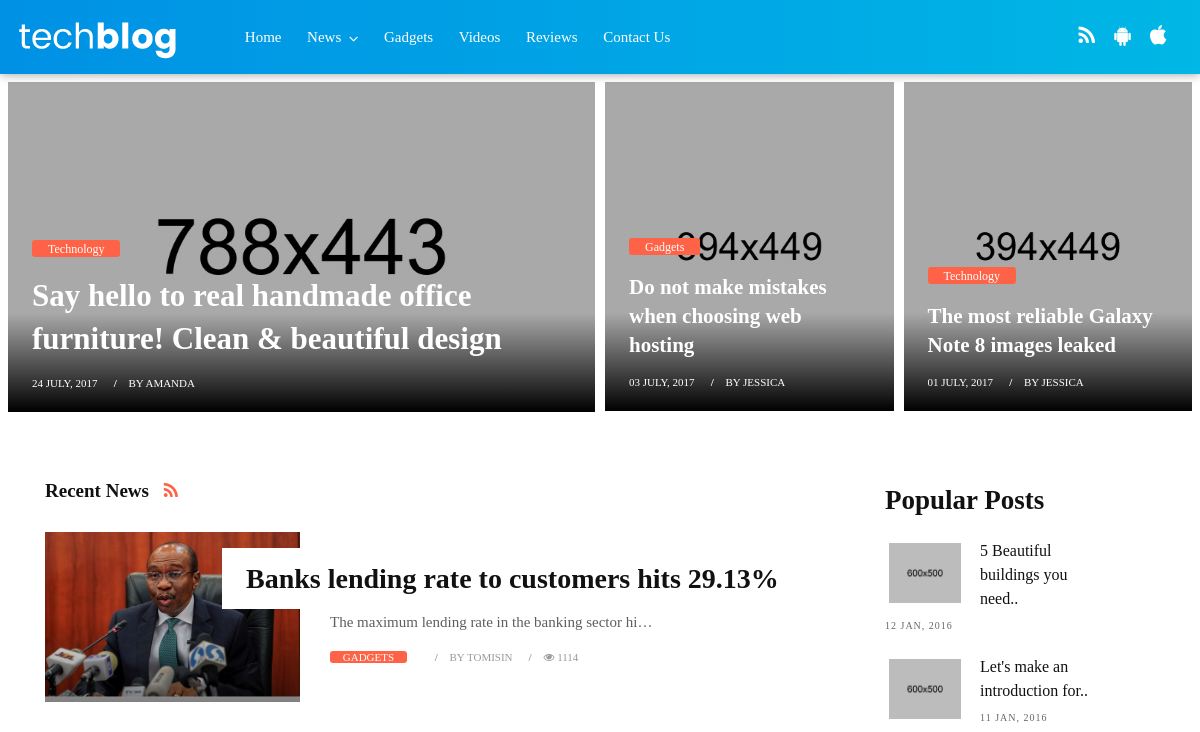
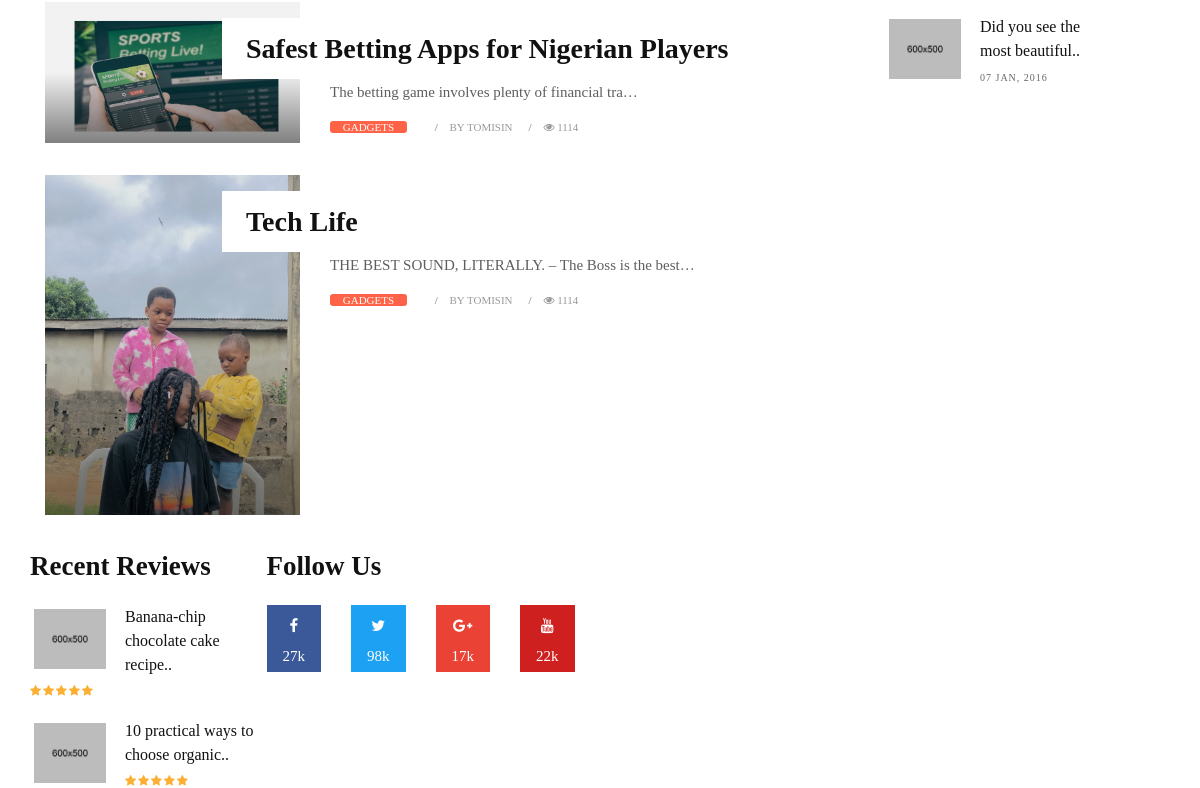
/ (upper part), run on an earlier commit of the app's database (2 pictures, top to bottom).
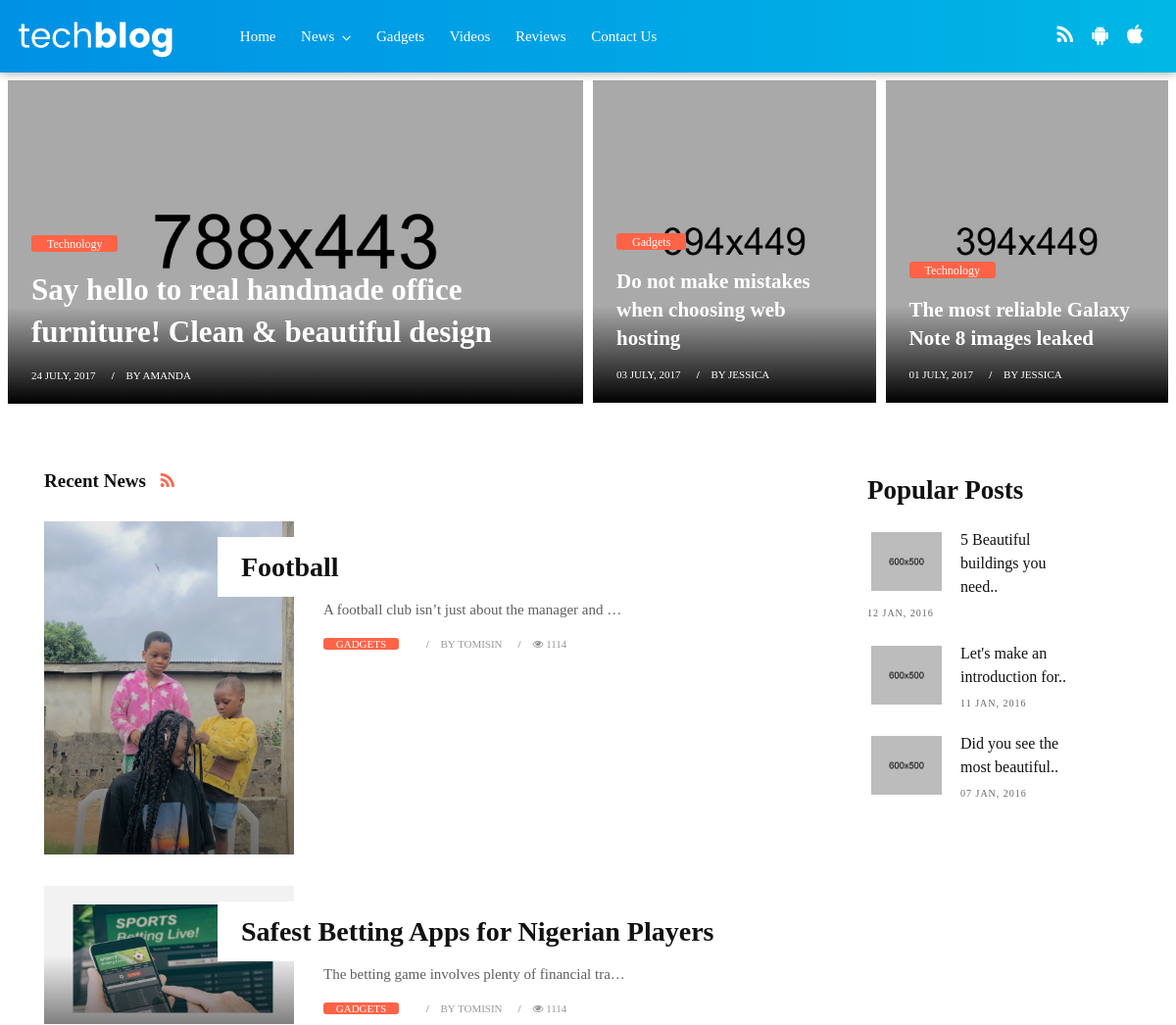
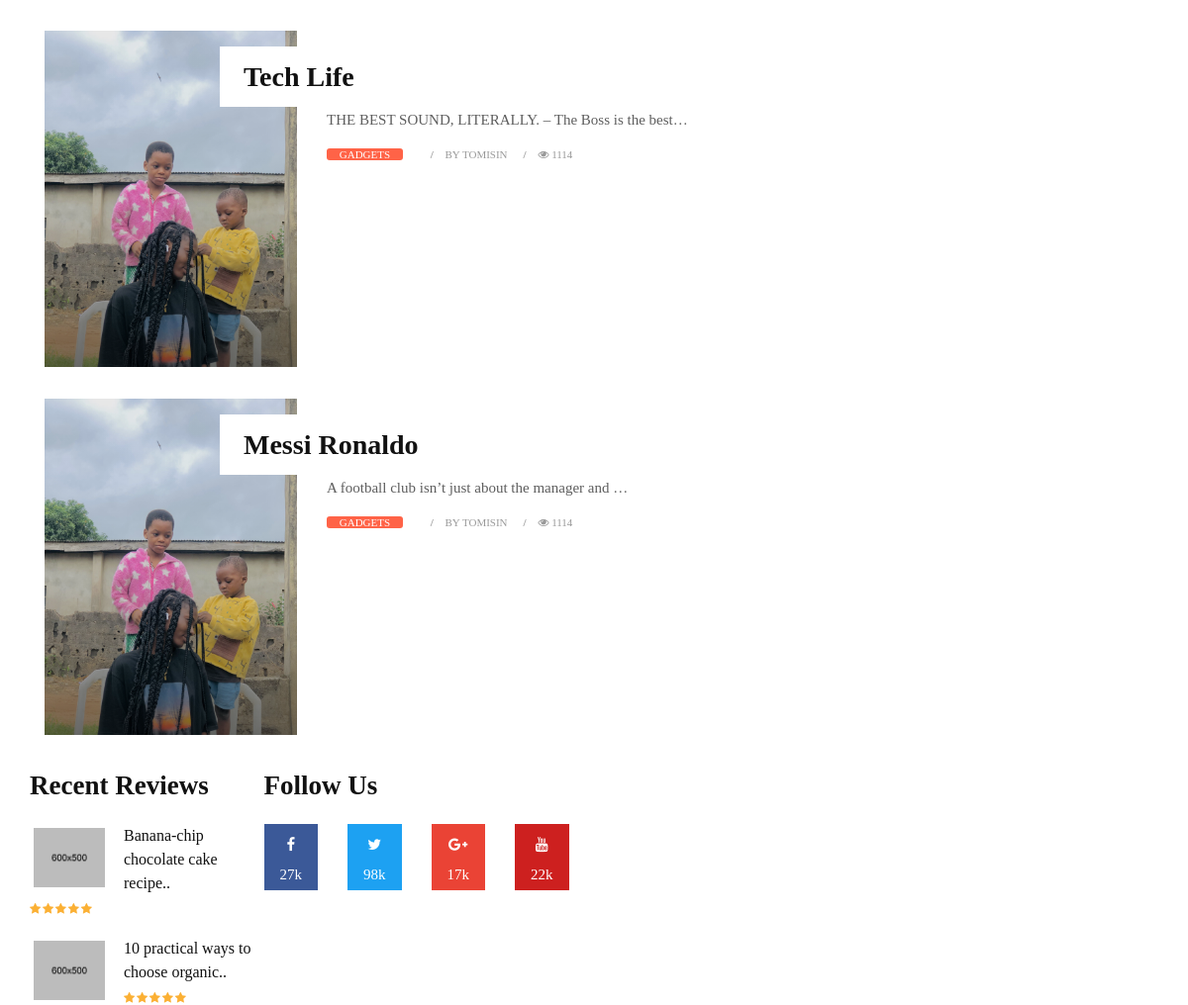
And on a later commit of the database (2 pictures, top to bottom).
### blog/models.py (models this page shows, shortened)
class News(models.Model):
    headline = models.CharField(max_length=100)
    content= models.TextField()
    image= models.ImageField(default='news.jpg', upload_to='news_images')
    reporter= models.ForeignKey(User, on_delete=models.CASCADE)
    date_published= models.DateTimeField(auto_now_add=True)
    date_updated = models.DateTimeField(auto_now=True)
    slug= models.SlugField(default='me')
    class Meta:
        verbose_name_plural = 'News'

### blog/views.py (the view)
# urls.py: path('', HomePage.as_view(), name='home'),
class HomePage(ListView):
    model = News
    template_name = 'blog/tech-index.html'
    context_object_name = 'news'

### blog/templates/blog/tech-index.html (shortened to what this page needs)
{% load static %}
<!DOCTYPE html>
<html lang="en">
    <link href="{% static 'blog/css/bootstrap.css' %}" rel="stylesheet">
    <link href="{% static 'blog/css/font-awesome.min.css' %}" rel="stylesheet">
    <link href="{% static 'blog/style.css' %}" rel="stylesheet">
    <link href="{% static 'blog/css/responsive.css' %}" rel="stylesheet">
    <link href="{% static 'blog/css/colors.css' %}" rel="stylesheet">
    <link href="{% static 'blog/css/version/tech.css' %}" rel="stylesheet">
    <link rel="stylesheet" href="{% static 'blog/style.css' %}">
</head>
<body>
    <div id="wrapper">
        <header class="tech-header header">
            <div class="container-fluid">
                <nav class="navbar navbar-toggleable-md navbar-inverse fixed-top bg-inverse">
                    <a class="navbar-brand" href="tech-index.html"><img src="{% static 'blog/images/version/tech-logo.png' %}" alt=""></a>
                    <div class="collapse navbar-collapse" id="navbarCollapse">
                        <ul class="navbar-nav mr-auto">
                            <li class="nav-item">
                                <a class="nav-link" href="tech-index.html">Home</a>
                            </li>
                            <li class="nav-item dropdown has-submenu menu-large hidden-md-down hidden-sm-down hidden-xs-down">
                                <a class="nav-link dropdown-toggle" href="#" id="dropdown01" data-toggle="dropdown" aria-haspopup="true" aria-expanded="false">News</a>
                            </li>
                            <li class="nav-item">
                                <a class="nav-link" href="tech-category-01.html">Gadgets</a>
                            </li>
                            <li class="nav-item">
                                <a class="nav-link" href="tech-category-02.html">Videos</a>
                            </li>
                            <li class="nav-item">
                                <a class="nav-link" href="tech-category-03.html">Reviews</a>
                            </li>
                            <li class="nav-item">
                                <a class="nav-link" href="">Contact Us</a>
                            </li>
                        </ul>
                        <ul class="navbar-nav mr-2">
                            <li class="nav-item">
                                <a class="nav-link" href="#"><i class="fa fa-rss"></i></a>
                            </li>
                            <li class="nav-item">
                                <a class="nav-link" href="#"><i class="fa fa-android"></i></a>
                            </li>
                            <li class="nav-item">
                                <a class="nav-link" href="#"><i class="fa fa-apple"></i></a>
                            </li>
                        </ul>
                    </div>
                </nav>
            </div>
        </header>
        <section class="section first-section">
            <div class="container-fluid">
                <div class="masonry-blog clearfix">
                    <div class="first-slot">
                        <div class="masonry-box post-media">
                             <img src="upload/tech_01.jpg" alt="" class="img-fluid">
                             <div class="shadoweffect">
                                <div class="shadow-desc">
                                    <div class="blog-meta">
                                        <span class="bg-orange"><a href="tech-category-01.html" title="">Technology</a></span>
                                        <h4><a href="tech-single.html" title="">Say hello to real handmade office furniture! Clean & beautiful design</a></h4>
                                        <small><a href="tech-single.html" title="">24 July, 2017</a></small>
                                        <small><a href="tech-author.html" title="">by Amanda</a></small>
                                    </div>
                                </div>
                            </div>
                        </div>
                    </div>
                    <div class="second-slot">
                        <div class="masonry-box post-media">
                             <img src="upload/tech_02.jpg" alt="" class="img-fluid">
                             <div class="shadoweffect">
                                <div class="shadow-desc">
                                    <div class="blog-meta">
                                        <span class="bg-orange"><a href="tech-category-01.html" title="">Gadgets</a></span>
                                        <h4><a href="tech-single.html" title="">Do not make mistakes when choosing web hosting</a></h4>
                                        <small><a href="tech-single.html" title="">03 July, 2017</a></small>
                                        <small><a href="tech-author.html" title="">by Jessica</a></small>
                                    </div>
                                </div>
                             </div>
                        </div>
                    </div>
                    <div class="last-slot">
                        <div class="masonry-box post-media">
                             <img src="upload/tech_03.jpg" alt="" class="img-fluid">
                             <div class="shadoweffect">
                                <div class="shadow-desc">
                                    <div class="blog-meta">
                                        <span class="bg-orange"><a href="tech-category-01.html" title="">Technology</a></span>
                                        <h4><a href="tech-single.html" title="">The most reliable Galaxy Note 8 images leaked</a></h4>
                                        <small><a href="tech-single.html" title="">01 July, 2017</a></small>
                                        <small><a href="tech-author.html" title="">by Jessica</a></small>
                                    </div>
                                </div>
                             </div>
                        </div>
                    </div>
                </div>
            </div>
        </section>
        <section class="section">
            <div class="container">
                <div class="row">
                    <div class="col-lg-9 col-md-12 col-sm-12 col-xs-12">
                        <div class="page-wrapper">
                            <div class="blog-top clearfix">
                                <h4 class="pull-left">Recent News <a href="#"><i class="fa fa-rss"></i></a></h4>
                            </div>
                            <div class="blog-list clearfix">
                                {% for news in news %}
                                <div class="blog-box row">
                                    <div class="col-md-4">
                                        <div class="post-media">
                                            <a href="tech-single.html" title="">
                                                <img src="{{ news.image.url }}" alt="" class="img-fluid">
                                                <div class="hovereffect"></div>
                                            </a>
                                        </div>
                                    </div>
                                    <div class="blog-meta big-meta col-md-8">
                                        <h4><a href="{% url 'details' news.id %}" title="">{{ news.headline }}</a></h4>
                                        <p>{{ news.content|truncatechars:50 }}</p>
                                        <small class="firstsmall"><a class="bg-orange" href="tech-category-01.html" title="">Gadgets</a></small>
                                        <small><a href="tech-single.html" title="">{{ news.date_posted }}</a></small>
                                        <small><a href="tech-author.html" title="">by {{ news.reporter }}</a></small>
                                        <small><a href="tech-single.html" title=""><i class="fa fa-eye"></i> 1114</a></small>
                                    </div>
                                </div>
                                {% endfor %}
                                </div>
                                </div>
                            </div>
                            <div class="widget">
                                <h2 class="widget-title">Popular Posts</h2>
                                <div class="blog-list-widget">
                                    <div class="list-group">
                                        <a href="tech-single.html" class="list-group-item list-group-item-action flex-column align-items-start">
                                            <div class="w-100 justify-content-between">
                                                <img src="upload/tech_blog_08.jpg" alt="" class="img-fluid float-left">
                                                <h5 class="mb-1">5 Beautiful buildings you need..</h5>
                                                <small>12 Jan, 2016</small>
                                            </div>
                                        </a>
                                        <a href="tech-single.html" class="list-group-item list-group-item-action flex-column align-items-start">
                                            <div class="w-100 justify-content-between">
                                                <img src="upload/tech_blog_01.jpg" alt="" class="img-fluid float-left">
                                                <h5 class="mb-1">Let's make an introduction for..</h5>
                                                <small>11 Jan, 2016</small>
                                            </div>
                                        </a>
                                        <a href="tech-single.html" class="list-group-item list-group-item-action flex-column align-items-start">
                                            <div class="w-100 last-item justify-content-between">
                                                <img src="upload/tech_blog_03.jpg" alt="" class="img-fluid float-left">
                                                <h5 class="mb-1">Did you see the most beautiful..</h5>
                                                <small>07 Jan, 2016</small>
                                            </div>
                                        </a>
                                    </div>
                                </div>
                            </div>
                            <div class="widget">
                                <h2 class="widget-title">Recent Reviews</h2>
                                <div class="blog-list-widget">
                                    <div class="list-group">
                                        <a href="tech-single.html" class="list-group-item list-group-item-action flex-column align-items-start">
                                            <div class="w-100 justify-content-between">
                                                <img src="upload/tech_blog_02.jpg" alt="" class="img-fluid float-left">
                                                <h5 class="mb-1">Banana-chip chocolate cake recipe..</h5>
                                                <span class="rating">
                                                    <i class="fa fa-star"></i>
                                                    <i class="fa fa-star"></i>
                                                    <i class="fa fa-star"></i>
                                                    <i class="fa fa-star"></i>
                                                    <i class="fa fa-star"></i>
                                                </span>
                                            </div>
                                        </a>
                                        <a href="tech-single.html" class="list-group-item list-group-item-action flex-column align-items-start">
                                            <div class="w-100 justify-content-between">
                                                <img src="upload/tech_blog_03.jpg" alt="" class="img-fluid float-left">
                                                <h5 class="mb-1">10 practical ways to choose organic..</h5>
                                                <span class="rating">
                                                    <i class="fa fa-star"></i>
                                                    <i class="fa fa-star"></i>
                                                    <i class="fa fa-star"></i>
                                                    <i class="fa fa-star"></i>
                                                    <i class="fa fa-star"></i>
                                                </span>
                                            </div>
                                        </a>
                                    </div>
                                </div>
                            </div>
                            <div class="widget">
                                <h2 class="widget-title">Follow Us</h2>
                                <div class="row text-center">
                                    <div class="col-lg-3 col-md-3 col-sm-3 col-xs-6">
                                        <a href="#" class="social-button facebook-button">
                                            <i class="fa fa-facebook"></i>
                                            <p>27k</p>
                                        </a>
                                    </div>
                                    <div class="col-lg-3 col-md-3 col-sm-3 col-xs-6">
                                        <a href="#" class="social-button twitter-button">
                                            <i class="fa fa-twitter"></i>
                                            <p>98k</p>
                                        </a>
                                    </div>
                                    <div class="col-lg-3 col-md-3 col-sm-3 col-xs-6">
                                        <a href="#" class="social-button google-button">
                                            <i class="fa fa-google-plus"></i>
                                            <p>17k</p>
                                        </a>
                                    </div>
                                    <div class="col-lg-3 col-md-3 col-sm-3 col-xs-6">
                                        <a href="#" class="social-button youtube-button">
                                            <i class="fa fa-youtube"></i>
                                            <p>22k</p>
                                        </a>
                                    </div>
                                </div>
                            </div>
                        </div>
                    </div>
                </div>
</body>
</html>

What changed in the data, as far as the page shows it:
changed News: image: a different picture; headline "Banks lending rate to customers hits 29.13%" → "Football"; content "The maximum lending rate in the banking sector hi…" → "A football club isn’t just about the manager and …"
added News: image (picture), headline "Messi Ronaldo", content "A football club isn’t just about the manager and …", reporter "TOMISIN"
